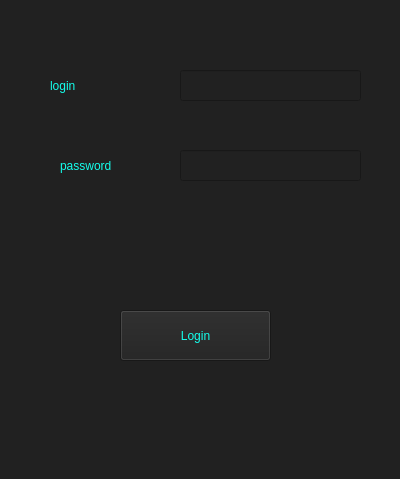
<?xml version="1.0" encoding="UTF-8"?>
<ui version="4.0">
 <class>Form</class>
 <widget class="QWidget" name="Form">
  <property name="geometry">
   <rect>
    <x>0</x>
    <y>0</y>
    <width>400</width>
    <height>479</height>
   </rect>
  </property>
  <property name="windowTitle">
   <string>Form</string>
  </property>
  <property name="styleSheet">
   <string notr="true">background-color: rgb(33, 33, 33)</string>
  </property>
  <widget class="QLabel" name="label">
   <property name="geometry">
    <rect>
     <x>50</x>
     <y>70</y>
     <width>71</width>
     <height>31</height>
    </rect>
   </property>
   <property name="styleSheet">
    <string notr="true">color: rgb(20, 255, 236)</string>
   </property>
   <property name="text">
    <string>login</string>
   </property>
  </widget>
  <widget class="QLabel" name="label_2">
   <property name="geometry">
    <rect>
     <x>60</x>
     <y>150</y>
     <width>61</width>
     <height>31</height>
    </rect>
   </property>
   <property name="styleSheet">
    <string notr="true">color: rgb(20, 255, 236)</string>
   </property>
   <property name="text">
    <string>password</string>
   </property>
  </widget>
  <widget class="QLineEdit" name="email">
   <property name="geometry">
    <rect>
     <x>180</x>
     <y>70</y>
     <width>181</width>
     <height>31</height>
    </rect>
   </property>
   <property name="styleSheet">
    <string notr="true">color: rgb(20, 255, 236)</string>
   </property>
  </widget>
  <widget class="QLineEdit" name="password">
   <property name="geometry">
    <rect>
     <x>180</x>
     <y>150</y>
     <width>181</width>
     <height>31</height>
    </rect>
   </property>
   <property name="styleSheet">
    <string notr="true">color: rgb(20, 255, 236)</string>
   </property>
  </widget>
  <widget class="QPushButton" name="loginbutton">
   <property name="geometry">
    <rect>
     <x>120</x>
     <y>310</y>
     <width>151</width>
     <height>51</height>
    </rect>
   </property>
   <property name="styleSheet">
    <string notr="true">color: rgb(20, 255, 236)</string>
   </property>
   <property name="text">
    <string>Login</string>
   </property>
  </widget>
 </widget>
 <resources/>
 <connections/>
</ui>
